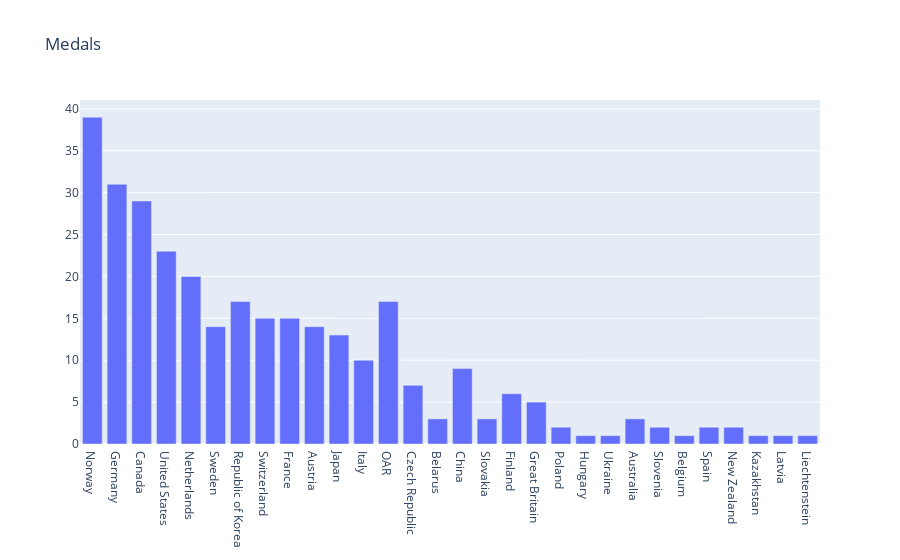

This figure's notebook cell:
### Code cell
# Basic Bar Chart 

data = [go.Bar(x=df['NOC'],y=df['Total'])]
layout = go.Layout(title='Medals')
fig = go.Figure(data=data,layout=layout)
pyo.iplot(fig)

### Figure 1 — Plotly figure (JSON) as saved in the notebook; plotly's stock layout.template omitted (floating-point values rounded to 4 significant figures)
{"data": [{"type": "bar", "x": ["Norway", "Germany", "Canada", "United States", "Netherlands", "Sweden", "Republic of Korea", "Switzerland", "France", "Austria", "Japan", "Italy", "OAR", "Czech Republic", "Belarus", "China", "Slovakia", "Finland", "Great Britain", "Poland", "Hungary", "Ukraine", "Australia", "Slovenia", "Belgium", "Spain", "New Zealand", "Kazakhstan", "Latvia", "Liechtenstein"], "y": [39, 31, 29, 23, 20, 14, 17, 15, 15, 14, 13, 10, 17, 7, 3, 9, 3, 6, 5, 2, 1, 1, 3, 2, 1, 2, 2, 1, 1, 1]}], "layout": {"title": {"text": "Medals"}}}
